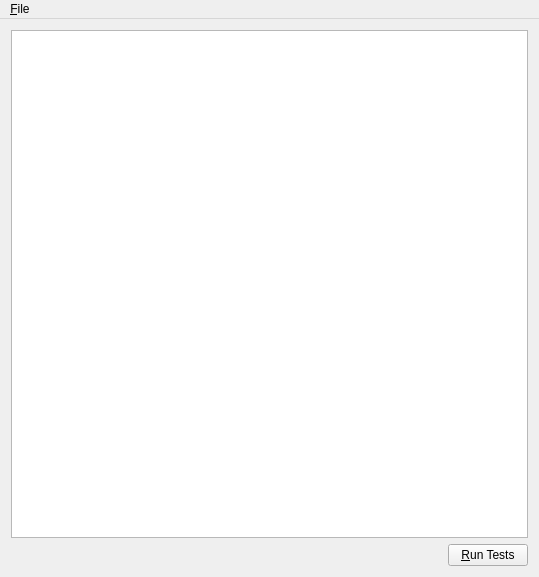
<?xml version="1.0" encoding="UTF-8"?>
<ui version="4.0">
 <class>MainWindowClass</class>
 <widget class="QMainWindow" name="MainWindowClass">
  <property name="geometry">
   <rect>
    <x>0</x>
    <y>0</y>
    <width>539</width>
    <height>577</height>
   </rect>
  </property>
  <property name="windowTitle">
   <string/>
  </property>
  <widget class="QWidget" name="centralWidget">
   <layout class="QVBoxLayout" name="verticalLayout">
    <item>
     <widget class="QPlainTextEdit" name="plainTextEdit"/>
    </item>
    <item>
     <layout class="QHBoxLayout" name="horizontalLayout">
      <item>
       <spacer name="horizontalSpacer">
        <property name="orientation">
         <enum>Qt::Horizontal</enum>
        </property>
        <property name="sizeHint" stdset="0">
         <size>
          <width>40</width>
          <height>10</height>
         </size>
        </property>
       </spacer>
      </item>
      <item>
       <widget class="QPushButton" name="runTestsButton">
        <property name="text">
         <string>&amp;Run Tests</string>
        </property>
       </widget>
      </item>
     </layout>
    </item>
   </layout>
  </widget>
  <widget class="QMenuBar" name="menuBar">
   <property name="geometry">
    <rect>
     <x>0</x>
     <y>0</y>
     <width>539</width>
     <height>21</height>
    </rect>
   </property>
   <widget class="QMenu" name="menu_File">
    <property name="title">
     <string>&amp;File</string>
    </property>
    <addaction name="actionExit"/>
   </widget>
   <addaction name="menu_File"/>
  </widget>
  <action name="actionExit">
   <property name="text">
    <string>E&amp;xit</string>
   </property>
   <property name="shortcut">
    <string>Alt+F3</string>
   </property>
  </action>
 </widget>
 <layoutdefault spacing="6" margin="11"/>
 <resources/>
 <connections>
  <connection>
   <sender>actionExit</sender>
   <signal>triggered()</signal>
   <receiver>MainWindowClass</receiver>
   <slot>close()</slot>
   <hints>
    <hint type="sourcelabel">
     <x>-1</x>
     <y>-1</y>
    </hint>
    <hint type="destinationlabel">
     <x>269</x>
     <y>291</y>
    </hint>
   </hints>
  </connection>
 </connections>
</ui>
